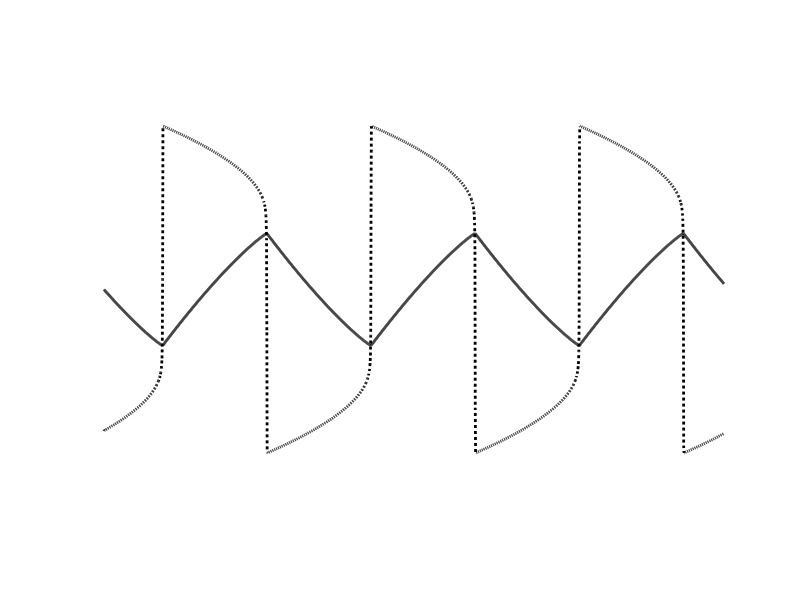

Recreate this plot in MATLAB. (Note: this script raises an error after producing the figure.)
% -- Rayleigh Network
% Each node has a voltage, v, and a recovery variable, w, following
% vi = wi
% eps wi = wi - wi^3/3 - vi + sum_j=1^n Aij(wj-wi)(1 + (vj-vi)^2)

% --supporting files
% - Rayleigh_rhs.m
% - poolData.m
% - sparsifyDynamics.m
% - sparseGalerkin.m
% - SR3.m

clear all; close all; clc
%% Plot behavior of one oscillator
eps = .001;
Rayleigh = @(t,x) ([x(2);
                    1/eps*(x(2) - x(2)^3/3 - x(1))]);
tspan = linspace(0,5,2000);
options = odeset('RelTol',1e-8, 'AbsTol',1e-8);
[t,y] = ode45(Rayleigh,tspan,[0;-1.72],options);
figure
hold on
plot(t,y(:,1),'k','LineWidth',2)
plot(t,y(:,2),'k:','LineWidth',2)
axis off

%% -- Network of Rayleigh Oscillators w/ HKB coupling

% -- set up parameters
rng(288)
n=100;
eps = unifrnd(.02, .05, n,1);
A = ones(n,n);
K = .5;
on = 1;
x0 = randn(2*n,1);
tspan = linspace(0,15,2^17);

% -- simulate
options = odeset('RelTol',1e-6, 'AbsTol',1e-6);
dt = tspan(2) - tspan(1);
[t0,x0] = ode45('Rayleigh_rhs',tspan,x0,options,eps,n,K,A,on);
[t,x] = ode45('Rayleigh_rhs',tspan,x0(end,:).',options,eps,n,K,A,on);

% -- raster plot
figure
h = pcolor(x(:,1:n).')
set(h,'EdgeColor','none');
colormap('jet')
colorbar()
xticklabels('')
set(gca, 'FontSize',18,'FontName','Cambria')
%% SVD
[Uv,Sv,Vv] = svd(x(:,1:n).','econ');
figure % voltage
plot(log(diag(Sv(1:10,1:10))/cumsum(diag(Sv(1:10,1:10)))),'ro')
figure
plot3(Sv(1,1)*Vv(:,1),Sv(2,2)*Vv(:,2),Sv(3,3)*Vv(:,3),'k','LineWidth',2);
grid on
set(gca, 'FontSize',18,'FontName','Cambria')

[Ur,Sr,Vr] = svd(x(:,n+1:2*n).','econ');
figure %recovery
plot(diag(Sr(1:10,1:10))./cumsum(diag(Sr(1:10,1:10))),'ro', 'LineWidth',1.5)
set(gca, 'FontSize',18,'FontName','Cambria')
figure 
plot3(Sr(1,1)*Vr(:,1),Sr(2,2)*Vr(:,2),Sr(3,3)*Vr(:,3),'k','LineWidth',2);
set(gca, 'FontSize',18,'FontName','Cambria')
figure %combo
plot3(Sv(1,1)*Vv(:,1),Sv(2,2)*Vv(:,2),Sr(2,2)*Vr(:,2),'k','LineWidth',2);

%% Try SINDy w/o trimming
X1 = zeros(size(x,1),2);
X1(:,1) = (Uv(:,1).'*x(:,1:n).').';
X1(:,2) = (Ur(:,1).'*x(:,n+1:2*n).').';
X1dot = (X1(3:end,:)-X1(1:end-2,:))/(2*dt);
A1 = poolData(X1(2:end-1,:),2,3,0);

X2 = zeros(size(x,1),2);
X2(:,1) = (Uv(:,2).'*x(:,1:n).').';
X2(:,2) = (Ur(:,2).'*x(:,n+1:2*n).').';
X2dot = (X2(3:end,:)-X2(1:end-2,:))/(2*dt);
A2 = poolData(X2(2:end-1,:),2,3,0);

% -- STLSQ to get coefficients
lam = 10^(-4);
coeffs1 = sparsifyDynamics(A1,X1dot(:,1),lam,1); 
coeffs2 = sparsifyDynamics(A1,X1dot(:,2),lam,1);
coeffs3 = sparsifyDynamics(A2,X2dot(:,1),lam,1); 
coeffs4 = sparsifyDynamics(A2,X2dot(:,2),lam,1);

options = odeset('RelTol',1e-7, 'AbsTol',1e-7);
Xi = [coeffs1,coeffs2];
init = X1(1,:).';
tspan = linspace(0,10, 20000); 
[t1,y1] = ode45('sparseGalerkin',tspan,init,options,Xi,3,0);
% 
figure
for j = 1:2
subplot(2,2,j)
plot(X1dot(:,j))
hold on
plot(A1*Xi(:,j), '.')
end
Xi = [coeffs3,coeffs4];
init = X2(1,:).';
[t2,y2] = ode45('sparseGalerkin',tspan,init,options,Xi,3,0);
for j = 1:2
subplot(2,2,2+j)
plot(X2dot(:,j))
hold on
plot(A2*Xi(:,j), '.')
end

% -- visualize coefficients
Xi_vis = zeros(12,4);
Xi_vis(1:3,1) = coeffs1(1:3);
Xi_vis(1:3,2) = coeffs2(1:3);
Xi_vis(1,3) = coeffs3(1);
Xi_vis(4:end,3) = coeffs3(2:end);
Xi_vis(1,4) = coeffs4(1);
Xi_vis(4:end,4) = coeffs4(2:end);
figure
imagesc(abs(Xi_vis))
caxis([0 16])
c = gray;
c = flipud(c);
colormap(c);
%set(gca, 'FontSize',18,'FontName','Cambria')
axis off
%% Simulate resulting model
colors = lines(6);
figure
subplot(4,1,1)
hold on
plot(t(1:10:85000),X1(1:10:85000,1),'color', [colors(1,:), 0.4],'LineWidth',1.8)
plot(t1(1:10:end),y1(1:10:end,1),':','color', colors(1,:),'LineWidth',2.8)
xticklabels('')
yticklabels('')
subplot(4,1,2)
hold on
plot(t(1:10:85000),X1(1:10:85000,2),'color', [colors(3,:), 0.4],'LineWidth',1.8)
plot(t1(1:10:end),y1(1:10:end,2),':','color', colors(3,:),'LineWidth',2.8)
xticklabels('')
yticklabels('')
subplot(4,1,3)
hold on
plot(t(1:10:85000),X2(1:10:85000,1),'color', [colors(2,:), 0.4],'LineWidth',1.8)
plot(t2(1:10:end),y2(1:10:end,1),':','color', colors(2,:),'LineWidth',2.8)
xticklabels('')
yticklabels('')
subplot(4,1,4)
hold on
plot(t(1:10:85000),X2(1:10:85000,2),'color', [colors(5,:), 0.4],'LineWidth',1.8)
plot(t2(1:10:end),y2(1:10:end,2),':','color', colors(5,:),'LineWidth',2.8)
set(gca, 'FontSize',18,'FontName','Cambria')
yticklabels('')

%% Where does trimming ID rapid dynamics?
kappa = 80; 
tau = 10^(-3);%threshold %10^(-4)
ss= .01; %step size
tf = 0.2;%trimmed fraction
maxiter = 600;

[coeffs_x1, Xi1, trimmed_points1] = SR3(A1,X1dot(:,1),tau,kappa, ss, tf, maxiter); 
[coeffs_x2, Xi2, trimmed_points2]  = SR3(A1,X1dot(:,2),tau,kappa, ss, tf, maxiter);
[coeffs_x3, Xi3, trimmed_points3]  = SR3(A2,X2dot(:,1),tau,kappa, ss, tf, maxiter); 
[coeffs_x4, Xi4, trimmed_points4]  = SR3(A2,X2dot(:,2),tau,kappa, ss, tf, maxiter); 

f = figure
hold on
plot3(X1(:,1),X1(:,2),X2(:,2),'k', 'LineWidth',2)
plot3(X1(trimmed_points4<.1,1),X1(trimmed_points4<.1,2),X2(trimmed_points4<.1,2),'r.','MarkerSize',15)
grid on
set(gca, 'FontSize',18,'FontName','Cambria')
view([-73.0667   17.4667])
%f.Position = [0.1300    0.1100    0.7750    0.8150]